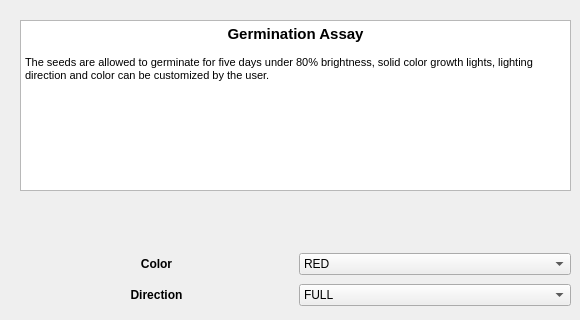
      <widget class="QWidget" name="tab_2">
       <attribute name="title">
        <string>Germination</string>
       </attribute>
       <widget class="QTextBrowser" name="Germination_textBrowser">
        <property name="geometry">
         <rect>
          <x>20</x>
          <y>20</y>
          <width>551</width>
          <height>171</height>
         </rect>
        </property>
        <property name="html">
         <string>&lt;!DOCTYPE HTML PUBLIC &quot;-//W3C//DTD HTML 4.0//EN&quot; &quot;http://www.w3.org/TR/REC-html40/strict.dtd&quot;&gt;
&lt;html&gt;&lt;head&gt;&lt;meta name=&quot;qrichtext&quot; content=&quot;1&quot; /&gt;&lt;style type=&quot;text/css&quot;&gt;
p, li { white-space: pre-wrap; }
&lt;/style&gt;&lt;/head&gt;&lt;body style=&quot; font-family:'MS Shell Dlg 2'; font-size:8.25pt; font-weight:400; font-style:normal;&quot;&gt;
&lt;p align=&quot;center&quot; style=&quot; margin-top:0px; margin-bottom:0px; margin-left:0px; margin-right:0px; -qt-block-indent:0; text-indent:0px;&quot;&gt;&lt;span style=&quot; font-family:'MS Shell Dlg 2'; font-size:11pt; font-weight:600;&quot;&gt;Germination Assay&lt;/span&gt;&lt;/p&gt;
&lt;p style=&quot;-qt-paragraph-type:empty; margin-top:0px; margin-bottom:0px; margin-left:0px; margin-right:0px; -qt-block-indent:0; text-indent:0px; font-family:'MS Shell Dlg 2';&quot;&gt;&lt;br /&gt;&lt;/p&gt;
&lt;p style=&quot; margin-top:0px; margin-bottom:0px; margin-left:0px; margin-right:0px; -qt-block-indent:0; text-indent:0px;&quot;&gt;&lt;span style=&quot; font-family:'MS Shell Dlg 2';&quot;&gt;The seeds are allowed to germinate for five days under 80% brightness, solid color growth lights, lighting direction and color can be customized by the user.&lt;/span&gt;&lt;/p&gt;&lt;/body&gt;&lt;/html&gt;</string>
        </property>
       </widget>
       <widget class="QWidget" name="gridLayoutWidget_3">
        <property name="geometry">
         <rect>
          <x>20</x>
          <y>250</y>
          <width>551</width>
          <height>61</height>
         </rect>
        </property>
        <layout class="QGridLayout" name="gridLayout_3">
         <item row="0" column="1">
          <widget class="QComboBox" name="germinationColor_comboBox">
           <item>
            <property name="text">
             <string>RED</string>
            </property>
           </item>
           <item>
            <property name="text">
             <string>GREEN</string>
            </property>
           </item>
           <item>
            <property name="text">
             <string>BLUE</string>
            </property>
           </item>
           <item>
            <property name="text">
             <string>PURPLE</string>
            </property>
           </item>
           <item>
            <property name="text">
             <string>RGB WHITE</string>
            </property>
           </item>
           <item>
            <property name="text">
             <string>WARM WHITE</string>
            </property>
           </item>
          </widget>
         </item>
         <item row="0" column="0">
          <widget class="QLabel" name="germinationColor_label">
           <property name="text">
            <string>&lt;html&gt;&lt;head/&gt;&lt;body&gt;&lt;p align=&quot;center&quot;&gt;&lt;span style=&quot; font-weight:600;&quot;&gt;Color&lt;/span&gt;&lt;/p&gt;&lt;/body&gt;&lt;/html&gt;</string>
           </property>
          </widget>
         </item>
         <item row="1" column="0">
          <widget class="QLabel" name="germinationDirection_label">
           <property name="text">
            <string>&lt;html&gt;&lt;head/&gt;&lt;body&gt;&lt;p align=&quot;center&quot;&gt;&lt;span style=&quot; font-weight:600;&quot;&gt;Direction&lt;/span&gt;&lt;/p&gt;&lt;/body&gt;&lt;/html&gt;</string>
           </property>
          </widget>
         </item>
         <item row="1" column="1">
          <widget class="QComboBox" name="germinationDirection_comboBox">
           <item>
            <property name="text">
             <string>FULL</string>
            </property>
           </item>
           <item>
            <property name="text">
             <string>TOP</string>
            </property>
           </item>
           <item>
            <property name="text">
             <string>BOTTOM</string>
            </property>
           </item>
           <item>
            <property name="text">
             <string>LEFT</string>
            </property>
           </item>
           <item>
            <property name="text">
             <string>RIGHT</string>
            </property>
           </item>
           <item>
            <property name="text">
             <string>TOP THIRD</string>
            </property>
           </item>
           <item>
            <property name="text">
             <string>LEFT THIRD</string>
            </property>
           </item>
           <item>
            <property name="text">
             <string>RIGHT THIRD</string>
            </property>
           </item>
          </widget>
         </item>
        </layout>
       </widget>
      </widget>
